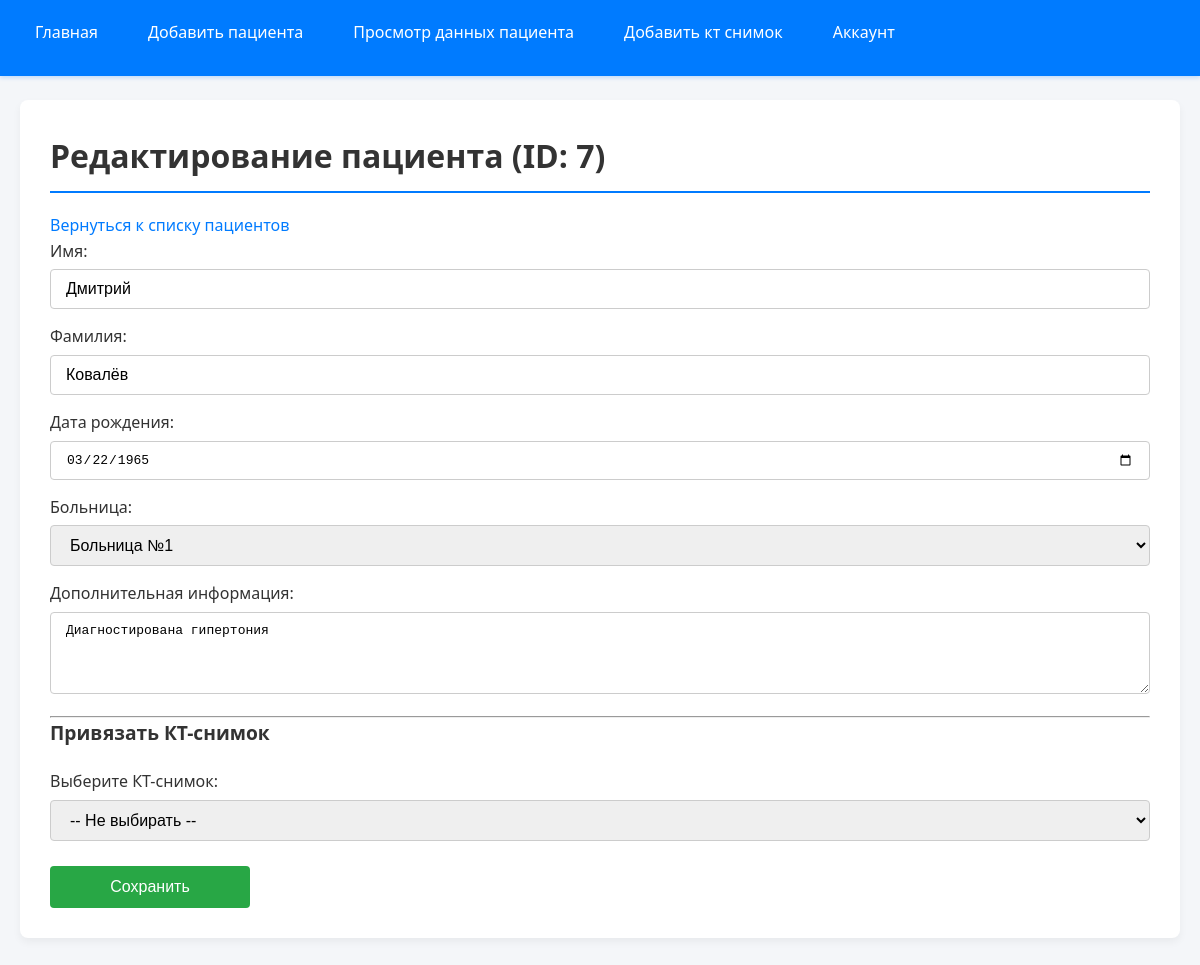
The app's page /edit_patient.php?hospital_id=1&patient_id=7&action=edit (signed in) with its own data.
### tables this page shows
CREATE TABLE `patients` (
  `patient_id` int(11) NOT NULL,
  `full_name` varchar(100) NOT NULL,
  `date_of_birth` date NOT NULL,
  `hospital_id` int(11) NOT NULL,
  `additional_info` text DEFAULT NULL
);

CREATE TABLE `hospitals` (
  `hospital_id` int(11) NOT NULL,
  `hospital_name` varchar(100) NOT NULL,
  `address` varchar(255) DEFAULT NULL,
  `contact_number` varchar(20) DEFAULT NULL
);

### edit_patient.php (the view, shortened to what this page needs)
<?php
require_once __DIR__ . '/boot.php';
$hospitalId = isset($_GET['hospital_id']) ? (int)$_GET['hospital_id'] : 0;
$patientId  = isset($_GET['patient_id'])  ? (int)$_GET['patient_id']  : 0;
$action     = isset($_GET['action'])      ? $_GET['action']           : '';
    ?>
    <?php
if ($hospitalId > 0 && $patientId > 0 && $action === 'edit') {
    try {
        $stmtPt = $pdo->prepare("
            SELECT patient_id, full_name, date_of_birth, additional_info, hospital_id
            FROM patients
            WHERE patient_id = :pid AND hospital_id = :hid
        ");
        $stmtPt->execute([
            'pid' => $patientId,
            'hid' => $hospitalId
        ]);
        $patient = $stmtPt->fetch(PDO::FETCH_ASSOC);
    } catch (PDOException $e) {
        exit("Ошибка при получении пациента: " . $e->getMessage());
    }
    try {
        $sqlH = "SELECT hospital_id, hospital_name FROM hospitals ORDER BY hospital_name";
        $stmtH = $pdo->query($sqlH);
        $hospitals = $stmtH->fetchAll(PDO::FETCH_ASSOC);
    } catch (PDOException $e) {
        $message = "Ошибка при получении списка больниц: " . $e->getMessage();
    }
    $parts = explode(' ', $patient['full_name'], 2);
    $firstName = $parts[0] ?? '';
    $lastName  = $parts[1] ?? '';
    ?>
    <!DOCTYPE html>
    <html lang="ru">
    <head>
        <link rel="stylesheet" href="css/info.css">
    </head>
    <body>
    <header>
        <nav>
            <ul>
                <li><a href="tables.php">Главная</a></li>
                <li><a href="add_patient.php">Добавить пациента</a></li>
                <li><a href="edit_patient.php">Просмотр данных пациента</a></li>
                <li><a href="add_ct_image.php">Добавить кт снимок</a></li>
                <li><a href="account.php">Аккаунт</a></li>
            </ul>
        </nav>
    </header>
        <main>
            <div class="container">
                <h1>Редактирование пациента (ID: <?= htmlspecialchars($patientId) ?>)</h1>
                <p><a href="edit_patient.php?hospital_id=<?= htmlspecialchars($hospitalId) ?>">Вернуться к списку пациентов</a></p>
                <form method="post" action="">
                    <label>Имя:
                        <input type="text" name="first_name" value="<?= htmlspecialchars($firstName) ?>" required>
                    </label>
                    <label>Фамилия:
                        <input type="text" name="last_name" value="<?= htmlspecialchars($lastName) ?>" required>
                    </label>
                    <label>Дата рождения:
                        <input type="date" name="date_of_birth" value="<?= htmlspecialchars($patient['date_of_birth']) ?>" required>
                    </label>
                    <label>Больница:
                        <select name="hospital_id" required>
                            <?php foreach($hospitals as $h): ?>
                                <option value="<?= htmlspecialchars($h['hospital_id']) ?>" <?= $h['hospital_id'] == $patient['hospital_id'] ? 'selected' : '' ?>>
                                    <?= htmlspecialchars($h['hospital_name']) ?>
                                </option>
                            <?php endforeach; ?>
                        </select>
                    </label>
                    <label>Дополнительная информация:<br>
                        <textarea name="additional_info" rows="4"><?= htmlspecialchars($patient['additional_info']) ?></textarea>
                    </label>
                    <hr>
                    <h3>Привязать КТ-снимок</h3>
                    <label>Выберите КТ-снимок:
                        <select name="image_id">
                            <option value="">-- Не выбирать --</option>
                        </select>
                    </label>
                    <button type="submit">Сохранить</button>
                </form>
            </div>
        </main>
    </body>
    </html>
    <?php
    exit;
}
?>

### css/info.css (style rules this page uses)
* { margin: 0; padding: 0; box-sizing: border-box; }
body { font-family: 'Segoe UI', Tahoma, Geneva, Verdana, sans-serif; background-color: #f4f6f9; color: #333; line-height: 1.6; }
header { background-color: #007bff; box-shadow: 0 2px 4px rgba(0, 123, 255, 0.2); position: fixed; width: 100%; top: 0; left: 0; z-index: 1000; }
header nav { max-width: 1200px; margin: 0 auto; padding: 10px 20px; }
header nav ul { list-style: none; display: flex; justify-content: flex-start; align-items: center; }
header nav ul li { margin-right: 20px; }
header nav ul li a { display: block; padding: 10px 15px; text-decoration: none; color: #fff; font-weight: 500; border-radius: 4px; transition: background-color 0.3s ease; }
main { padding: 100px 20px 40px; max-width: 1200px; margin: 0 auto; }
.container { background: #fff; padding: 30px; border-radius: 8px; box-shadow: 0 4px 8px rgba(0,0,0,0.05); margin-bottom: 40px; }
h1, h2, h3 { margin-bottom: 20px; font-weight: 700; color: #333; }
h1 { font-size: 2em; border-bottom: 2px solid #007bff; padding-bottom: 10px; }
h3 { font-size: 1.2em; color: #333; }
a { color: #007bff; text-decoration: none; transition: color 0.3s ease; }
ul { list-style-type: none; padding: 0; }
ul li { margin-bottom: 10px; font-size: 1em; }
form { display: flex; flex-direction: column; }
form label { margin-bottom: 15px; font-weight: 500; }
form label input[type="text"], form label input[type="date"], form label select, form label textarea { width: 100%; padding: 10px 15px; margin-top: 5px; border: 1px solid #ccc; border-radius: 4px; font-size: 1em; transition: border-color 0.3s ease; }
form button, form input[type="submit"], button[type="submit"], input[type="submit"] { background-color: #28a745; color: #fff; padding: 12px 20px; margin-top: 10px; border: none; border-radius: 4px; cursor: pointer; font-size: 1em; transition: background-color 0.3s ease; width: 200px; align-self: flex-start; }

### records on screen
patients: first_name "Дмитрий", last_name "Ковалёв", date_of_birth "03/22/1965", hospital_id "Больница №1", additional_info "Диагностирована гипертония"

### other values on screen
$patientId "7"
